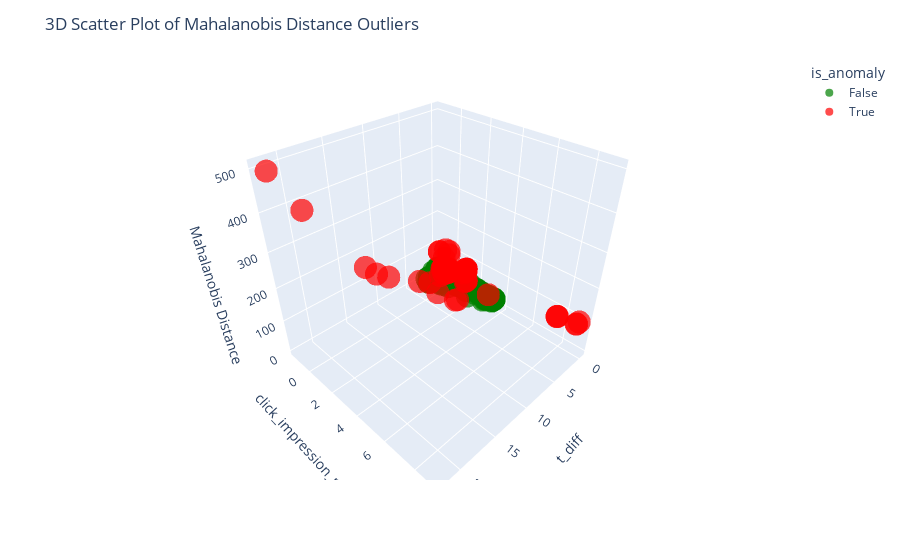

The notebook cell this image was saved under:
### Code cell
import plotly.express as px
stats_df['is_anomaly'] = stats_df['is_anomaly'].astype(bool)
# Визуализация с использованием Plotly
fig = px.scatter_3d(stats_df, x='t_diff', y='click_impression_ratio', z='mahalanobis_distance',
                    color='is_anomaly', 
                    symbol='is_anomaly', 
                    opacity=0.7,
                    color_discrete_map={False: 'green', True: 'red'},
                    symbol_map={False: 'circle', True: 'circle'})

# Настройка меток осей и заголовка
fig.update_layout(scene=dict(xaxis_title='t_diff', yaxis_title='click_impression_ratio', zaxis_title='Mahalanobis Distance'),
                  title='3D Scatter Plot of Mahalanobis Distance Outliers')

# Показать интерактивный график
fig.show()

### Figure 1 — Plotly figure (JSON) as saved in the notebook; plotly's stock layout.template omitted (floating-point values rounded to 4 significant figures; data arrays with more than 128 entries replaced by an {"elided": "..."} marker saying what was removed)
{"data": [{"hovertemplate": "is_anomaly=False<br>t_diff=%{x}<br>click_impression_ratio=%{y}<br>mahalanobis_distance=%{z}<extra></extra>", "legendgroup": "False", "marker": {"color": "green", "opacity": 0.7, "symbol": "circle"}, "mode": "markers", "name": "False", "scene": "scene", "showlegend": true, "type": "scatter3d", "x": {"elided": "1445 float values"}, "y": {"elided": "1445 float values"}, "z": {"elided": "1445 float values"}}, {"hovertemplate": "is_anomaly=True<br>t_diff=%{x}<br>click_impression_ratio=%{y}<br>mahalanobis_distance=%{z}<extra></extra>", "legendgroup": "True", "marker": {"color": "red", "opacity": 0.7, "symbol": "circle"}, "mode": "markers", "name": "True", "scene": "scene", "showlegend": true, "type": "scatter3d", "x": [-0.1343, -0.2039, -0.2213, -0.2387, -0.0646, -0.2213, -0.09943, -0.1865, -0.1691, -0.1517, -0.0646, -0.1168, -0.2562, -0.08202, -0.2213, -0.1865, -0.2736, -0.1865, -0.2039, -0.02977, -0.02977, -0.2039, -0.2213, -0.2562, -0.08202, -0.2387, -0.08202, -0.1168, -0.09943, -0.2039, -0.1168, -0.2387, 1.433, -0.1865, -0.2039, 5.264, 12.0, 13.47, -0.1168, -0.1343, -0.1517, -0.1691, -0.04719, -0.0646, 0.3359, -0.09943, -0.0646, -0.1691, -0.2213, -0.2039, -0.2213, -0.2213, -0.2387, -0.2213, -0.1343, -0.2213, -0.2039, 0.214, -0.2562, -0.1691, -0.2213, -0.0646, 0.0573, -0.1691, -0.1865, -0.2213, -0.08202, 9.426, 19.47, 4.376, 0.8235, -0.2039, -0.0646, 0.7016, -0.2213, -0.2039, 0.0573, -0.2213, -0.02977, 22.23, -0.2562, -0.1168, 0.03988, -0.09943, -0.2213, -0.2039, 3.871, 3.488, -0.08202, -0.1168, -0.2736, -0.2387, -0.2562, -0.2039, -0.2039, -0.1865, 3.366, -0.01236, -0.1691, 0.5449, 1.067, 1.154], "y": [-0.4271, -0.4271, -0.4271, -0.4271, -0.4271, -0.4271, -0.4271, -0.4271, -0.4271, -0.4271, -0.4271, -0.4271, -0.4271, -0.4271, -0.4271, -0.4271, -0.4271, -0.4271, -0.4271, -0.4271, -0.4271, -0.4271, -0.4271, -0.4271, -0.4271, -0.4271, -0.4271, -0.4271, -0.4271, -0.4271, -0.4271, -0.4271, -0.4265, -0.4265, -0.4265, -0.4265, -0.4265, -0.4265, 1.063, 1.063, 1.063, 1.063, 1.063, 1.063, 1.063, 1.063, 2.921, -0.4265, -0.4265, -0.4265, -0.4265, -0.4265, -0.4265, -0.4265, -0.4265, -0.4265, -0.4265, -0.6542, -0.9032, -0.9032, -0.6542, -0.6542, 1.097, 1.097, 1.097, -0.4265, -0.6542, -0.9032, -0.9032, 0.7184, -0.4265, -0.4265, -0.4265, -0.4265, -0.4265, -0.4265, -0.4265, -0.4265, -0.4265, -0.9032, -0.9032, -0.9032, -0.9032, -0.9032, -0.4265, -0.4265, 1.95, 1.95, -0.9032, -0.9032, 7.573, 7.573, 7.573, -0.4265, -1.261, -1.261, -0.4265, -0.6918, -0.6918, 9.025, 9.025, 9.025], "z": [25.07, 25.3, 24.81, 25.01, 25.88, 25.47, 21.76, 20.12, 20.03, 25.43, 24.99, 26.8, 26.84, 24.99, 31.82, 25.19, 28.96, 20.3, 19.96, 19.99, 20.45, 21.84, 21.85, 21.86, 19.99, 25.98, 25.78, 25.57, 25.65, 21.84, 21.82, 19.85, 25.47, 21.0, 24.85, 48.63, 150.7, 187.8, 58.53, 67.23, 67.47, 67.24, 58.31, 61.48, 58.58, 67.44, 22.8, 21.07, 21.15, 21.15, 21.15, 21.15, 21.15, 21.15, 21.14, 21.15, 21.15, 68.4, 27.14, 27.06, 24.44, 20.17, 24.98, 25.43, 25.05, 94.85, 97.44, 99.5, 392.9, 26.62, 28.26, 24.41, 25.62, 23.72, 20.47, 25.38, 31.96, 27.52, 22.41, 503.4, 24.47, 19.7, 24.73, 24.7, 22.03, 22.02, 26.21, 23.21, 26.35, 25.82, 73.69, 72.39, 73.68, 83.51, 76.03, 76.06, 21.52, 25.18, 25.18, 108.6, 109.6, 109.8]}], "layout": {"autosize": true, "legend": {"title": {"text": "is_anomaly"}, "tracegroupgap": 0}, "margin": {"t": 60}, "scene": {"aspectmode": "auto", "aspectratio": {"x": 1, "y": 1, "z": 1}, "domain": {"x": [0, 1], "y": [0, 1]}, "xaxis": {"title": {"text": "t_diff"}, "type": "linear"}, "yaxis": {"title": {"text": "click_impression_ratio"}, "type": "linear"}, "zaxis": {"title": {"text": "Mahalanobis Distance"}, "type": "linear"}}, "title": {"text": "3D Scatter Plot of Mahalanobis Distance Outliers"}}}
